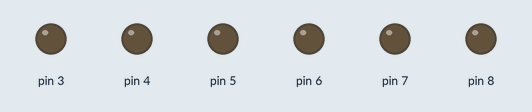
A sketch run on a simulated Arduino Uno, built with avr-gcc and run on an emulated ATmega328P. Parts: output pins drawn as LEDs (lit = HIGH).

Above: at 0.5 s.
At 2.12 s:
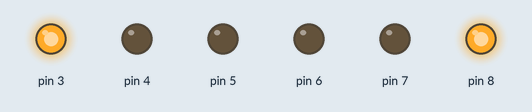
At 4.22 s:
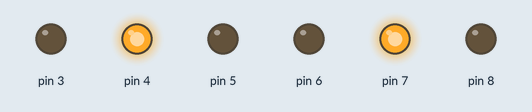
At 6.32 s:
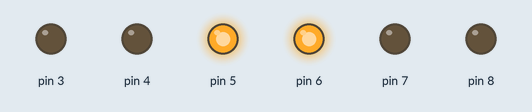
Timing chart, 0 to 7.2 s (numbered marks = the images above):
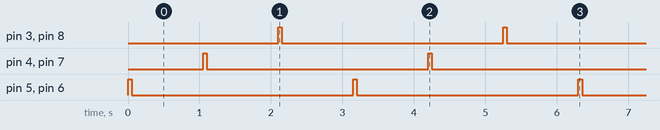

The sketch:

sketch_apr17a.ino
```cpp
int ledstart = 3;
int ledend = 8;

void setup() {
  // put your setup code here, to run once:
  for (int i = ledstart; i <= ledend; i++) {
    pinMode(i, OUTPUT);
  }
}

void loop() {
  for (int i = ledstart; i <= ledend - 3; i++) {
    digitalWrite(8-i, HIGH);
    digitalWrite(3+i, HIGH);
    delay(50);
    digitalWrite(8-i, LOW);
    digitalWrite(3+i, LOW);
    delay(1000);
  }
}
```

Measured:
- by itself, pin 3–8: alternates HIGH for 0.05 s and LOW for 3.1 s
- by itself, everything shown: repeats every 3.2 s, in 6 steps
